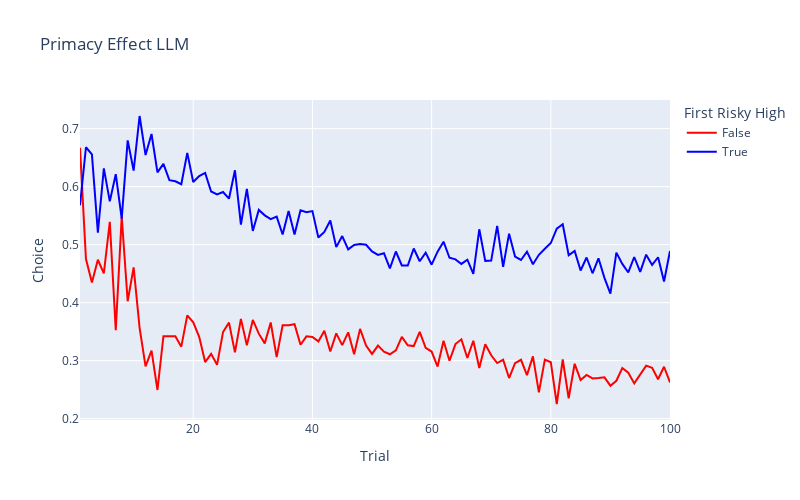

Source (notebook cell):
### Code cell
# repeat to llm
primacy_effect = get_primacy_effect(df_llm)
fig = px.line(primacy_effect, x='Trial', y='Choice', color='First Risky High', width=800, height=500, title='Primacy Effect LLM', color_discrete_map={True: 'blue', False: 'red'})
fig.show()
